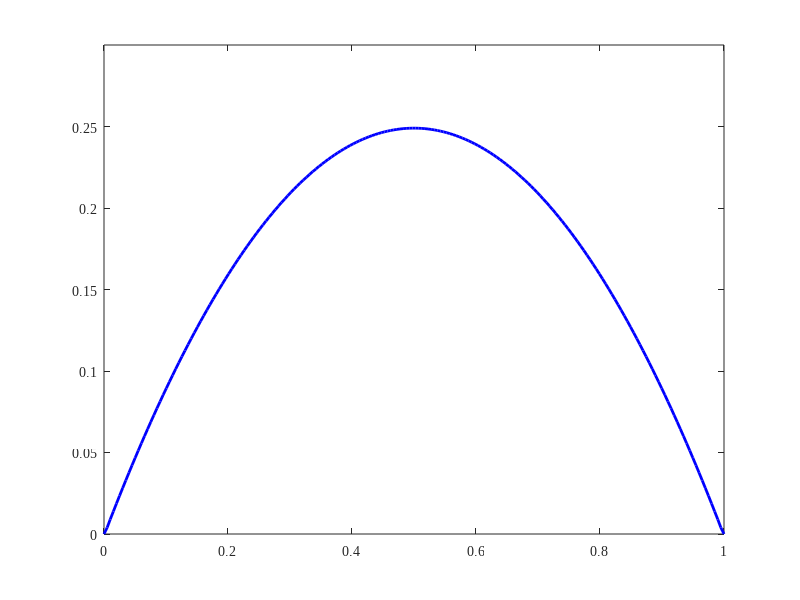

MATLAB code to generate this figure: (Note: this script raises an error after producing the figure.)
% Figure_302_stringvar.m
% plots the variance of a tense string as a function of position

clear all
close all

ex=linspace(0,1,200);

N=100;

sum=0*ex;
for n=1:N
   sum = sum + (sin(n*pi*ex).^2)/(n^2);
end

variance=(2/(pi^2))*sum;

t=figure; 

hold on
box on;

xlim([0 1]);
ylim([0 0.3]);

plot(ex,variance,'-b','Linewidth',2);

ax=gca;
set(gca, 'FontName', 'Times New Roman');
ax.LineWidth=1.1;
ax.XAxis.FontSize = 15;
ax.YAxis.FontSize = 15;
ax.TickLabelInterpreter = 'latex';
ax.LabelFontSizeMultiplier = 1.15;
xticks([0 0.5 1]);
xticklabels({'0','0.5','1'});
yticks([0 0.1 0.2 0.3]);
yticklabels({'0','0.1','0.2','0.3'});
xlabel('$\xi=x/L$','interpreter','latex','FontSize',17);
ylabel('$F(\xi)$','interpreter','latex','FontSize',17);

pause;
% exportgraphics(t,'Figure_3.02_stringvar.png','BackgroundColor','none');
exportgraphics(t,'Figure_3.02_stringvar.pdf','BackgroundColor','none');
hold off
close;

